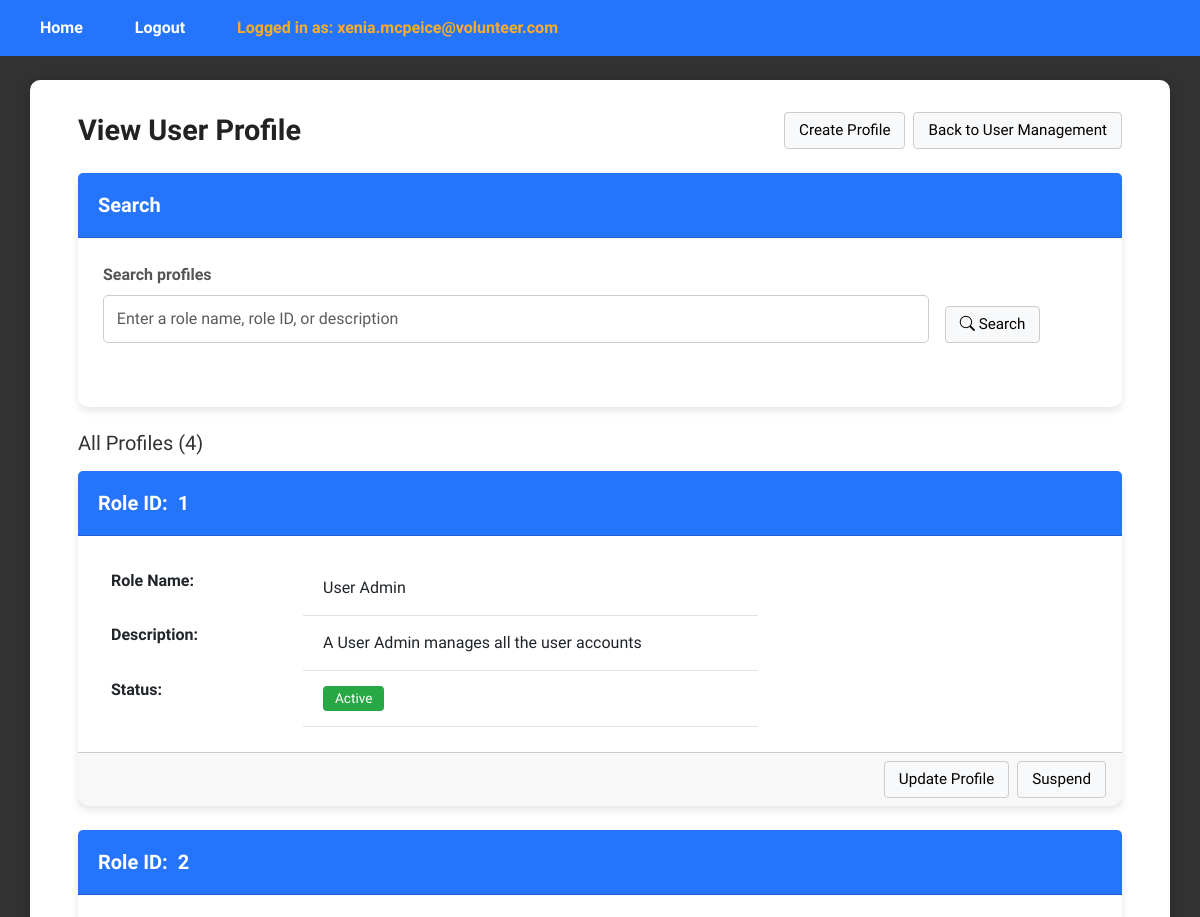
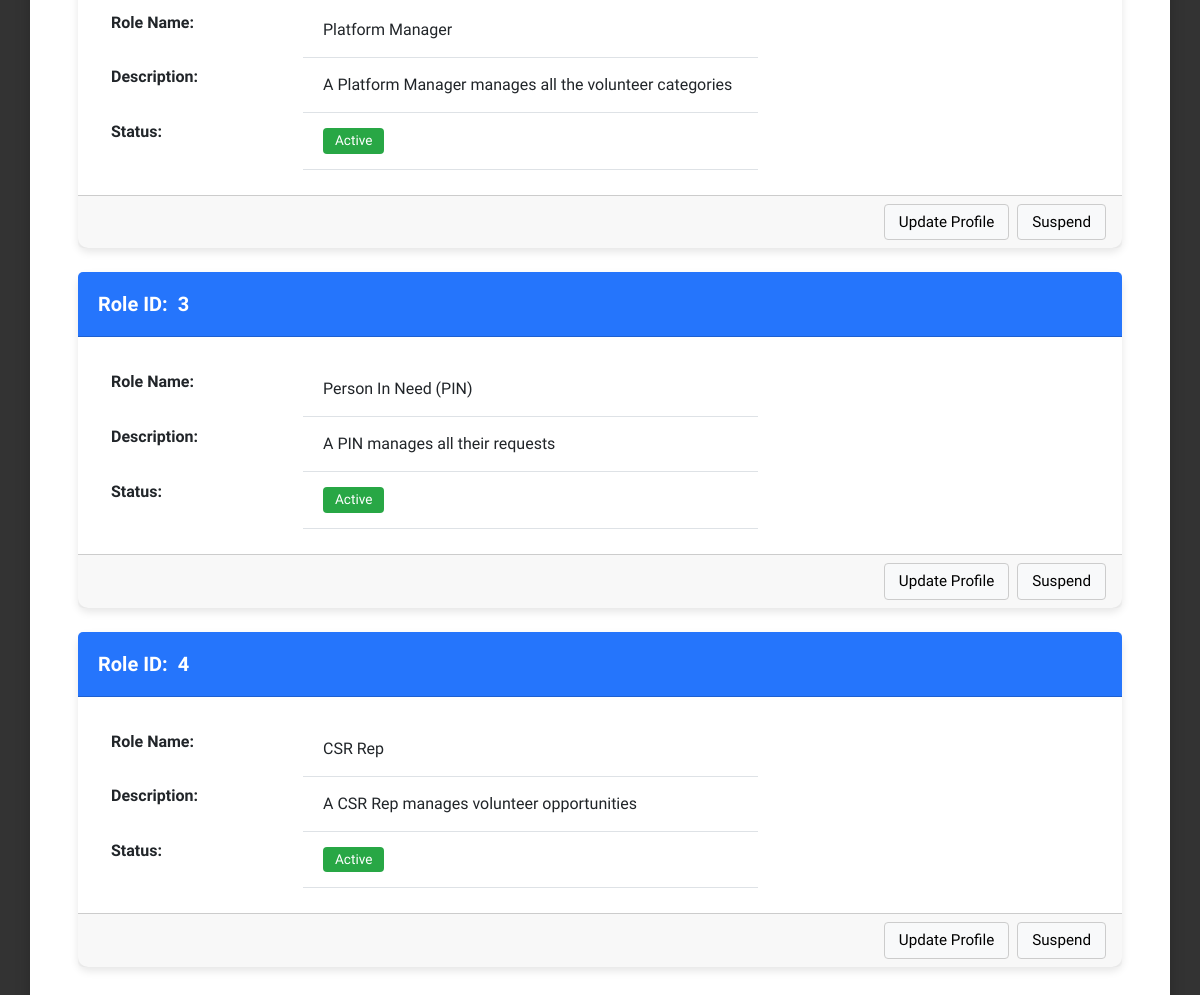
/ViewProfilePage (signed in), run on the app's committed database (2 pictures, top to bottom).
### tables this page shows
CREATE TABLE userprofile (
	role_id INTEGER PRIMARY KEY AUTOINCREMENT,
	role_name VARCHAR(50),
	description TEXT,
	status boolean
);

### app.py (the view)
@app.route("/ViewProfilePage", methods=["GET"])
def viewProfilePage():
    if 'email' not in session:
        return redirect(url_for('login'))
    if session['role_id'] != 1:
        return redirect(url_for('login'))
    profile_keyword = (request.args.get('profile_keyword') or "").strip()  # read search input
    view_controller = ViewProfileController()
    search_controller = SearchProfileController()
    if not profile_keyword:
        profiles = view_controller.ViewProfile()
    else:
        profiles = search_controller.searchProfile(profile_keyword)
    return render_template("useradmin/ViewProfilePage.html", profiles=profiles, profile_keyword=profile_keyword)

### controllers/useradmin/ViewProfileController.py (called while the page is built)
    def ViewProfile(self):
        user_profile = UserProfile()
        return user_profile.ViewProfile()

### database/database_management.py (called while the page is built)
def dbConnection():
    return sqlite3.connect("database/volunteer_system.db")

### entities/UserProfile.py (called while the page is built)
    def ViewProfile(self):
        conn = database_management.dbConnection()
        conn.row_factory = sqlite3.Row
        cursor = conn.cursor()
        cursor.execute("SELECT * FROM userprofile")
        rows = cursor.fetchall()
        conn.close()
        return [UserProfile(**dict(row)) for row in rows] if rows else []

### templates/useradmin/ViewProfilePage.html (shortened to what this page needs)
{% extends "layout.html" %}
{% block content %}
<div class="dashboard-wrapper">
  <div class="dashboard-container">
    <div class="d-flex justify-content-between align-items-center mb-4">
      <h1 class="m-0">View User Profile</h1>
      <div class="d-flex gap-2">
        <a href="{{ url_for('createProfilePage') }}" class="plain-btn">Create Profile</a>
        <a href="{{ url_for('viewUserAccountPage') }}" class="plain-btn">Back to User Management</a>
      </div>
    </div>
    <form class="card mb-4" method="get" action="{{ url_for('viewProfilePage') }}">
      <div class="card-header">
        <h5 class="m-0">Search</h5>
      </div>
      <div class="card-body row g-3">
        <div class="col-md-10">
          <label class="form-label">Search profiles</label>
          <input id="profileKeywordInput" name="profile_keyword" value="{{ request.args.get('profile_keyword','') }}" type="text" class="form-control" placeholder="Enter a role name, role ID, or description">
        </div>
        <div class="col-md-2 d-flex align-items-end">
          <button class="plain-btn" type="submit"><i class="bi bi-search"></i> Search</button>
        </div>
      </div>
    </form>
    {% if profiles %}
      <h5 class="mb-3">All Profiles ({{ profiles|length }})</h5>
      {% for profile in profiles %}
      <div class="card mb-4">
        <div class="card-header">
          <h5 class="m-0">Role ID:&nbsp;&nbsp;{{ profile.role_id }}</h5>
        </div>
        <div class="card-body">
          <div class="row">
            <div class="col-md-8">
              <table class="table table-borderless">
                <tbody>
                  <tr>
                    <th scope="row" style="width: 200px;">Role Name:</th>
                    <td>{{ profile.role_name }}</td>
                  </tr>
                  <tr>
                    <th scope="row">Description:</th>
                    <td>{{ profile.description or "—" }}</td>
                  </tr>
                  <tr>
                    <th scope="row">Status:</th>
                    <td>
                      {% if profile.status == 1 %}
                        <span class="badge bg-active">Active</span>
                      {% else %}
                        <span class="badge bg-suspended">Suspended</span>
                      {% endif %}
                    </td>
                  </tr>
                </tbody>
              </table>
            </div>
          </div>
        </div>
        <div class="card-footer d-flex justify-content-end gap-2">
          <a href="{{ url_for('updateProfilePage', role_id=profile.role_id) }}" class="plain-btn">
            Update Profile
          </a>
          {% if profile.status == 1 %}
            <form method="post" action="{{ url_for('suspendProfilePage', role_id=profile.role_id) }}" style="display: inline-block; margin: 0;">
              <button type="submit" class="plain-btn">Suspend</button>
            </form>
          {% else %}
            <form method="post" action="{{ url_for('reactivateProfilePage', role_id=profile.role_id) }}" style="display: inline-block; margin: 0;">
              <button type="submit" class="plain-btn">Reactivate</button>
            </form>
          {% endif %}
        </div>
      </div>
      {% endfor %}
    {% else %}
      <div class="alert alert-warning text-center mt-5">
        No profile found matching your search.
      </div>
    {% endif %}
  </div>
</div>
{% endblock %}

### static/css/styles.css (style rules this page uses)
body { font-family: "Stack Sans Headline", system-ui, 'Trebuchet MS', "Segoe UI", Geneva, Verdana, sans-serif; background: #333; color: #333; margin: 0; padding: 0; min-height: 100vh; }
h1 { text-align: center; margin-bottom: 1.5rem; color: #222; font-weight: 700; font-size: 1.8rem; }
form div { margin-bottom: 1.2rem; }
label { display: block; margin-bottom: 0.4rem; font-weight: 600; color: #555; }
input[type="email"], input[type="password"], input[type="text"] { width: 100%; padding: 0.7rem 0.8rem; border-radius: 5px; border: 1.5px solid #ccc; font-size: 1rem; transition: border-color 0.3s ease; box-sizing: border-box; }
.card { box-shadow: 0 4px 8px rgba(0,0,0,0.1); border-radius: 10px; border: none; margin-bottom: 30px; background: #fff; }
.card-header { background-color: #2575fc; color: white; padding: 20px; border-radius: 10px 10px 0 0; font-size: 1.2rem; }
.card-header h5 { margin: 0; font-weight: 600; }
.card-body { padding: 25px; }
.table { margin-bottom: 0; width: 100%; border-collapse: collapse; table-layout: auto; }
.table tbody td { padding: 15px 20px; vertical-align: middle; border-bottom: 1px solid #dee2e6; white-space: nowrap; }
.table th, .table td { min-width: 100px; }
.table th:first-child, .table td:first-child { min-width: 30px; }
.table th:nth-child(2), .table td:nth-child(2) { min-width: 180px; }
.badge { font-size: 0.85em; padding: 6px 12px; font-weight: 500; border-radius: 4px; display: inline-block; }
.badge.bg-active { background-color: #28a745; color: white; }
.plain-btn { background-color: #f8f9fa; border: 1px solid #ccc; color: #000; padding: 6px 14px; border-radius: 4px; font-size: 0.95rem; font-weight: 500; cursor: pointer; text-decoration: none; display: inline-block; transition: background-color 0.2s ease, border-color 0.2s ease; }

### data on the page
userprofile: role_id "1", role_name "User Admin", description "A User Admin manages all the user accounts", status "Active"
userprofile: role_id "2", role_name "Platform Manager", description "A Platform Manager manages all the volunteer categories", status "Active"
userprofile: role_id "3", role_name "Person In Need (PIN)", description "A PIN manages all their requests", status "Active"
userprofile: role_id "4", role_name "CSR Rep", description "A CSR Rep manages volunteer opportunities", status "Active"

### other printed values
{{ session.email }} "xenia.mcpeice@volunteer.com"
{{ profiles|length }} "4"
